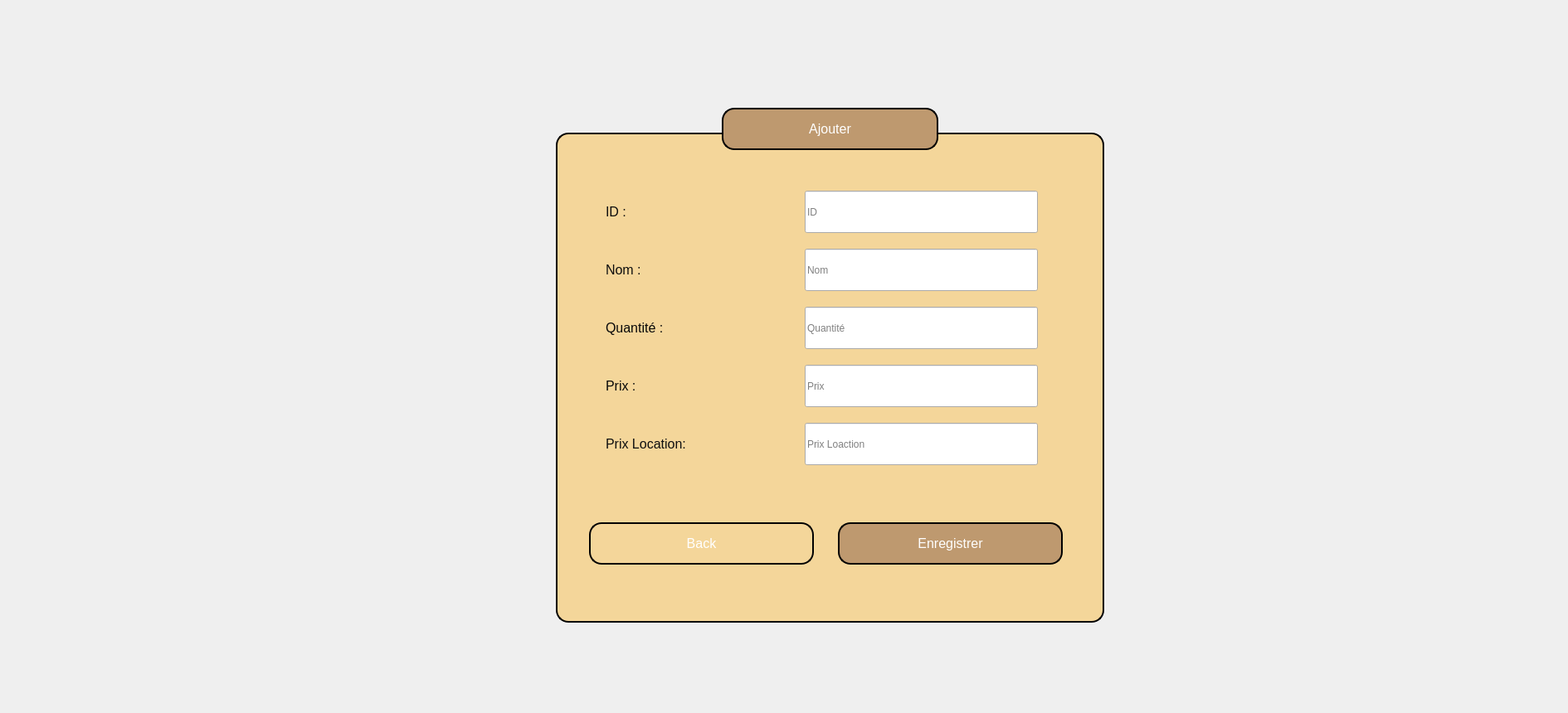
    <widget class="QWidget" name="ajouteq">
     <widget class="QPushButton" name="BackAjouteq">
      <property name="geometry">
       <rect>
        <x>710</x>
        <y>630</y>
        <width>271</width>
        <height>51</height>
       </rect>
      </property>
      <property name="styleSheet">
       <string notr="true">QPushButton {
    font-size: 12pt; /* Larger font size */
    border: 2px solid #000000; /* Black border */
    border-radius: 15px; /* Rounded corners */
    padding: 10px 20px; /* Padding */
    color: #ffffff; /* White text */
    background-color: #f4d69a; /* Gold background */
}

QPushButton:hover {
    background-color: #e0b75e; /* Lighter gold on hover */
}

QPushButton:pressed {
    background-color: #d0a04c; /* Slightly darker gold when pressed */
}</string>
      </property>
      <property name="text">
       <string>Back</string>
      </property>
     </widget>
     <widget class="QPushButton" name="pushButton_17">
      <property name="geometry">
       <rect>
        <x>870</x>
        <y>130</y>
        <width>261</width>
        <height>51</height>
       </rect>
      </property>
      <property name="styleSheet">
       <string notr="true">QPushButton {
    font-size: 12pt; /* Larger font size */
    border: 2px solid #000000; /* Black border */
    border-radius: 15px; /* Rounded corners */
    padding: 12px 24px; /* Increased padding for better spacing */
    color: #ffffff; /* White text */
    background-color: #be996f; /* Gold background */
}

QPushButton:hover {
    background-color: #8b5f3d; /* Darker gold on hover */
}

QPushButton:pressed {
    background-color: #9e4b0f; /* Darker gold when pressed */
}
</string>
      </property>
      <property name="text">
       <string>Ajouter</string>
      </property>
     </widget>
     <widget class="QLabel" name="label_25">
      <property name="geometry">
       <rect>
        <x>730</x>
        <y>370</y>
        <width>271</width>
        <height>51</height>
       </rect>
      </property>
      <property name="styleSheet">
       <string notr="true">/* Style pour la label */
QLabel {
    font-size: 12pt; /* Taille de la police */
   
	color: rgb(8, 8, 8);
}
</string>
      </property>
      <property name="text">
       <string>Quantité :</string>
      </property>
     </widget>
     <widget class="QLineEdit" name="nom_u_2">
      <property name="geometry">
       <rect>
        <x>970</x>
        <y>300</y>
        <width>281</width>
        <height>51</height>
       </rect>
      </property>
      <property name="styleSheet">
       <string notr="true">font-size: 16px; /* Taille de la police */
    font-weight: bold; /* Police en gras */
    color: #8B4513; /* Couleur marron */
    background-color: #FFF5E1; /* Couleur de fond beige */
    padding: 10px; /* Remplissage intérieur */
    border-radius: 10px; /* Coins arrondis */
    border: 2px solid #8B4513; /* Bordure marron */
    text-align: center; /* Alignement centré du texte */
    max-width: 200px; /* Largeur maximale */
    margin: 0 auto; /* Centrage horizontal */
    box-shadow: 2px 2px 5px rgba(0, 0, 0, 0.2); /* Ombre portée *</string>
      </property>
      <property name="placeholderText">
       <string>Nom</string>
      </property>
     </widget>
     <widget class="QPushButton" name="pushButton_18">
      <property name="geometry">
       <rect>
        <x>670</x>
        <y>160</y>
        <width>661</width>
        <height>591</height>
       </rect>
      </property>
      <property name="styleSheet">
       <string notr="true">QPushButton {
    font-size: 12pt; /* Larger font size */
    border: 2px solid #000000; /* Black border */
    border-radius: 15px; /* Rounded corners */
    padding: 12px 24px; /* Increased padding for better spacing */
    color: #ffffff; /* White text */
    background-color: #f4d69a; /* Gold background */
}

</string>
      </property>
      <property name="text">
       <string/>
      </property>
     </widget>
     <widget class="QLabel" name="label_26">
      <property name="geometry">
       <rect>
        <x>730</x>
        <y>300</y>
        <width>271</width>
        <height>51</height>
       </rect>
      </property>
      <property name="styleSheet">
       <string notr="true">/* Style pour la label */
QLabel {
    font-size: 12pt; /* Taille de la police */
 /* Couleur marron */
	color: rgb(13, 13, 13);
}
</string>
      </property>
      <property name="text">
       <string>Nom :</string>
      </property>
     </widget>
     <widget class="QLineEdit" name="prix_u">
      <property name="geometry">
       <rect>
        <x>970</x>
        <y>440</y>
        <width>281</width>
        <height>51</height>
       </rect>
      </property>
      <property name="styleSheet">
       <string notr="true">font-size: 16px; /* Taille de la police */
    font-weight: bold; /* Police en gras */
    color: #8B4513; /* Couleur marron */
    background-color: #FFF5E1; /* Couleur de fond beige */
    padding: 10px; /* Remplissage intérieur */
    border-radius: 10px; /* Coins arrondis */
    border: 2px solid #8B4513; /* Bordure marron */
    text-align: center; /* Alignement centré du texte */
    max-width: 200px; /* Largeur maximale */
    margin: 0 auto; /* Centrage horizontal */
    box-shadow: 2px 2px 5px rgba(0, 0, 0, 0.2); /* Ombre portée *</string>
      </property>
      <property name="placeholderText">
       <string>Prix</string>
      </property>
     </widget>
     <widget class="QPushButton" name="BUTTONAJOUTENREeq">
      <property name="geometry">
       <rect>
        <x>1010</x>
        <y>630</y>
        <width>271</width>
        <height>51</height>
       </rect>
      </property>
      <property name="styleSheet">
       <string notr="true">QPushButton {
    font-size: 12pt; /* Larger font size */
    border: 2px solid #000000; /* Black border */
    border-radius: 15px; /* Rounded corners */
    padding: 10px 20px; /* Padding */
    color: #ffffff; /* White text */
    background-color: #be996f; /* Gold background */
}

QPushButton:hover {
    background-color: #8b5f3d; /* Darker gold on hover */
}

QPushButton:pressed {
    background-color: #9e4b0f; /* Darker gold when pressed */
}</string>
      </property>
      <property name="text">
       <string>Enregistrer</string>
      </property>
     </widget>
     <widget class="QLineEdit" name="prixLoc_u">
      <property name="geometry">
       <rect>
        <x>970</x>
        <y>510</y>
        <width>281</width>
        <height>51</height>
       </rect>
      </property>
      <property name="styleSheet">
       <string notr="true">font-size: 16px; /* Taille de la police */
    font-weight: bold; /* Police en gras */
    color: #8B4513; /* Couleur marron */
    background-color: #FFF5E1; /* Couleur de fond beige */
    padding: 10px; /* Remplissage intérieur */
    border-radius: 10px; /* Coins arrondis */
    border: 2px solid #8B4513; /* Bordure marron */
    text-align: center; /* Alignement centré du texte */
    max-width: 200px; /* Largeur maximale */
    margin: 0 auto; /* Centrage horizontal */
    box-shadow: 2px 2px 5px rgba(0, 0, 0, 0.2); /* Ombre portée *</string>
      </property>
      <property name="placeholderText">
       <string>Prix Loaction</string>
      </property>
     </widget>
     <widget class="QLabel" name="label_27">
      <property name="geometry">
       <rect>
        <x>730</x>
        <y>440</y>
        <width>271</width>
        <height>51</height>
       </rect>
      </property>
      <property name="styleSheet">
       <string notr="true">/* Style pour la label */
QLabel {
    font-size: 12pt; /* Taille de la police */
   
	color: rgb(9, 9, 9);
}
</string>
      </property>
      <property name="text">
       <string>Prix :</string>
      </property>
     </widget>
     <widget class="QLineEdit" name="quantite_u">
      <property name="geometry">
       <rect>
        <x>970</x>
        <y>370</y>
        <width>281</width>
        <height>51</height>
       </rect>
      </property>
      <property name="styleSheet">
       <string notr="true">font-size: 16px; /* Taille de la police */
    font-weight: bold; /* Police en gras */
    color: #8B4513; /* Couleur marron */
    background-color: #FFF5E1; /* Couleur de fond beige */
    padding: 10px; /* Remplissage intérieur */
    border-radius: 10px; /* Coins arrondis */
    border: 2px solid #8B4513; /* Bordure marron */
    text-align: center; /* Alignement centré du texte */
    max-width: 200px; /* Largeur maximale */
    margin: 0 auto; /* Centrage horizontal */
    box-shadow: 2px 2px 5px rgba(0, 0, 0, 0.2); /* Ombre portée *</string>
      </property>
      <property name="placeholderText">
       <string>Quantité</string>
      </property>
     </widget>
     <widget class="QLineEdit" name="id_u_3">
      <property name="geometry">
       <rect>
        <x>970</x>
        <y>230</y>
        <width>281</width>
        <height>51</height>
       </rect>
      </property>
      <property name="styleSheet">
       <string notr="true">font-size: 16px; /* Taille de la police */
    font-weight: bold; /* Police en gras */
    color: #8B4513; /* Couleur marron */
    background-color: #FFF5E1; /* Couleur de fond beige */
    padding: 10px; /* Remplissage intérieur */
    border-radius: 10px; /* Coins arrondis */
    border: 2px solid #8B4513; /* Bordure marron */
    text-align: center; /* Alignement centré du texte */
    max-width: 200px; /* Largeur maximale */
    margin: 0 auto; /* Centrage horizontal */
    box-shadow: 2px 2px 5px rgba(0, 0, 0, 0.2); /* Ombre portée *</string>
      </property>
      <property name="placeholderText">
       <string>ID</string>
      </property>
     </widget>
     <widget class="QLabel" name="label_28">
      <property name="geometry">
       <rect>
        <x>730</x>
        <y>230</y>
        <width>271</width>
        <height>51</height>
       </rect>
      </property>
      <property name="styleSheet">
       <string notr="true">/* Style pour la label */
QLabel {
    font-size: 12pt; /* Taille de la police */
 /* Couleur marron */
	color: rgb(13, 13, 13);
}
</string>
      </property>
      <property name="text">
       <string>ID :</string>
      </property>
     </widget>
     <widget class="QLabel" name="label_29">
      <property name="geometry">
       <rect>
        <x>730</x>
        <y>510</y>
        <width>271</width>
        <height>51</height>
       </rect>
      </property>
      <property name="styleSheet">
       <string notr="true">/* Style pour la label */
QLabel {
    font-size: 12pt; /* Taille de la police */
    
	color: rgb(15, 15, 15);
}
</string>
      </property>
      <property name="text">
       <string>Prix Location:</string>
      </property>
     </widget>
     <widget class="QLabel" name="label_91">
      <property name="geometry">
       <rect>
        <x>1440</x>
        <y>-30</y>
        <width>291</width>
        <height>241</height>
       </rect>
      </property>
      <property name="text">
       <string/>
      </property>
      <property name="pixmap">
       <pixmap>../../Downloads/422871135_3753649611547138_2993912555110327539_n-removebg-preview.png</pixmap>
      </property>
      <property name="scaledContents">
       <bool>true</bool>
      </property>
     </widget>
     <widget class="QLabel" name="label_94">
      <property name="geometry">
       <rect>
        <x>160</x>
        <y>30</y>
        <width>1721</width>
        <height>821</height>
       </rect>
      </property>
      <property name="text">
       <string/>
      </property>
      <property name="pixmap">
       <pixmap>../../Downloads/fablab-1020x512.jpg</pixmap>
      </property>
      <property name="scaledContents">
       <bool>true</bool>
      </property>
     </widget>
     <zorder>label_94</zorder>
     <zorder>pushButton_18</zorder>
     <zorder>BackAjouteq</zorder>
     <zorder>pushButton_17</zorder>
     <zorder>label_25</zorder>
     <zorder>nom_u_2</zorder>
     <zorder>label_26</zorder>
     <zorder>prix_u</zorder>
     <zorder>BUTTONAJOUTENREeq</zorder>
     <zorder>prixLoc_u</zorder>
     <zorder>label_27</zorder>
     <zorder>quantite_u</zorder>
     <zorder>id_u_3</zorder>
     <zorder>label_28</zorder>
     <zorder>label_29</zorder>
     <zorder>label_91</zorder>
    </widget>
